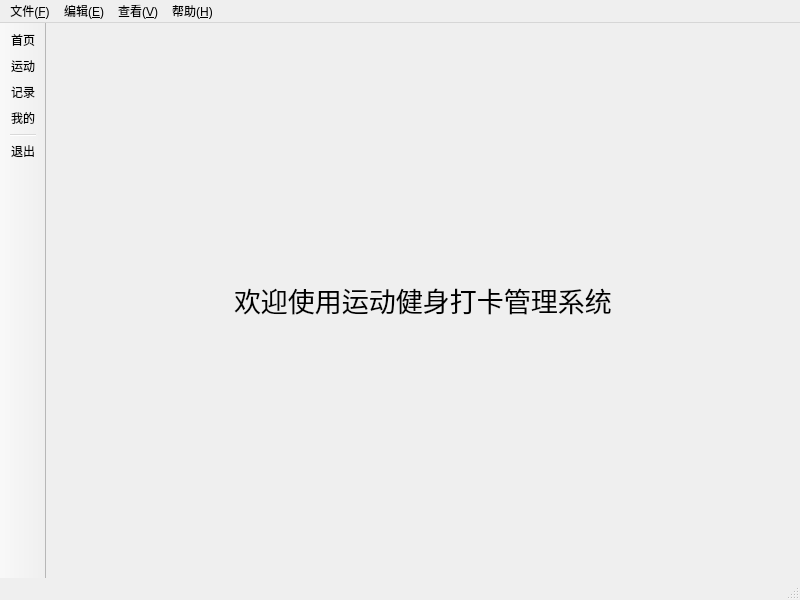
<?xml version="1.0" encoding="UTF-8"?>
<ui version="4.0">
 <class>UserMainWindow</class>
 <widget class="QMainWindow" name="UserMainWindow">
  <property name="geometry">
   <rect>
    <x>0</x>
    <y>0</y>
    <width>800</width>
    <height>600</height>
   </rect>
  </property>
  <property name="windowTitle">
   <string>运动健身打卡管理系统</string>
  </property>
  <widget class="QWidget" name="centralwidget">
   <layout class="QHBoxLayout" name="horizontalLayout">
    <item>
     <widget class="QStackedWidget" name="stackedWidget">
      <property name="currentIndex">
       <number>0</number>
      </property>
      <widget class="QWidget" name="page">
       <layout class="QHBoxLayout" name="horizontalLayout_3">
        <item>
         <widget class="QLabel" name="label">
          <property name="sizePolicy">
           <sizepolicy hsizetype="Fixed" vsizetype="Fixed">
            <horstretch>0</horstretch>
            <verstretch>0</verstretch>
           </sizepolicy>
          </property>
          <property name="font">
           <font>
            <family>微软雅黑 Light</family>
            <pointsize>20</pointsize>
           </font>
          </property>
          <property name="text">
           <string>欢迎使用运动健身打卡管理系统</string>
          </property>
         </widget>
        </item>
       </layout>
      </widget>
      <widget class="QWidget" name="page_2">
       <layout class="QHBoxLayout" name="horizontalLayout_15">
        <item>
         <spacer name="horizontalSpacer_9">
          <property name="orientation">
           <enum>Qt::Horizontal</enum>
          </property>
          <property name="sizeType">
           <enum>QSizePolicy::Fixed</enum>
          </property>
          <property name="sizeHint" stdset="0">
           <size>
            <width>40</width>
            <height>20</height>
           </size>
          </property>
         </spacer>
        </item>
        <item>
         <layout class="QVBoxLayout" name="verticalLayout_5">
          <item>
           <layout class="QHBoxLayout" name="horizontalLayout_12">
            <item>
             <widget class="QLabel" name="label_7">
              <property name="sizePolicy">
               <sizepolicy hsizetype="Fixed" vsizetype="Preferred">
                <horstretch>0</horstretch>
                <verstretch>0</verstretch>
               </sizepolicy>
              </property>
              <property name="text">
               <string>请选择运动类别：</string>
              </property>
             </widget>
            </item>
            <item>
             <widget class="QComboBox" name="comboBoxSport">
              <property name="minimumSize">
               <size>
                <width>80</width>
                <height>0</height>
               </size>
              </property>
              <property name="font">
               <font>
                <kerning>true</kerning>
               </font>
              </property>
             </widget>
            </item>
            <item>
             <spacer name="horizontalSpacer_11">
              <property name="orientation">
               <enum>Qt::Horizontal</enum>
              </property>
              <property name="sizeType">
               <enum>QSizePolicy::Expanding</enum>
              </property>
              <property name="sizeHint" stdset="0">
               <size>
                <width>450</width>
                <height>20</height>
               </size>
              </property>
             </spacer>
            </item>
           </layout>
          </item>
          <item>
           <spacer name="verticalSpacer_13">
            <property name="orientation">
             <enum>Qt::Vertical</enum>
            </property>
            <property name="sizeType">
             <enum>QSizePolicy::Fixed</enum>
            </property>
            <property name="sizeHint" stdset="0">
             <size>
              <width>20</width>
              <height>40</height>
             </size>
            </property>
           </spacer>
          </item>
          <item>
           <widget class="QGroupBox" name="groupBox">
            <property name="title">
             <string>运动总时长（时： 分： 秒）</string>
            </property>
            <layout class="QHBoxLayout" name="horizontalLayout_6">
             <item>
              <widget class="QLCDNumber" name="lcdNumber">
               <property name="digitCount">
                <number>8</number>
               </property>
              </widget>
             </item>
            </layout>
           </widget>
          </item>
          <item>
           <spacer name="verticalSpacer_14">
            <property name="orientation">
             <enum>Qt::Vertical</enum>
            </property>
            <property name="sizeType">
             <enum>QSizePolicy::Fixed</enum>
            </property>
            <property name="sizeHint" stdset="0">
             <size>
              <width>20</width>
              <height>40</height>
             </size>
            </property>
           </spacer>
          </item>
          <item>
           <layout class="QHBoxLayout" name="horizontalLayout_13">
            <item>
             <spacer name="horizontalSpacer_15">
              <property name="orientation">
               <enum>Qt::Horizontal</enum>
              </property>
              <property name="sizeType">
               <enum>QSizePolicy::Fixed</enum>
              </property>
              <property name="sizeHint" stdset="0">
               <size>
                <width>40</width>
                <height>20</height>
               </size>
              </property>
             </spacer>
            </item>
            <item>
             <widget class="QPushButton" name="pushButtonBegin">
              <property name="enabled">
               <bool>true</bool>
              </property>
              <property name="text">
               <string>开始运动</string>
              </property>
             </widget>
            </item>
            <item>
             <spacer name="horizontalSpacer_16">
              <property name="orientation">
               <enum>Qt::Horizontal</enum>
              </property>
              <property name="sizeType">
               <enum>QSizePolicy::Fixed</enum>
              </property>
              <property name="sizeHint" stdset="0">
               <size>
                <width>40</width>
                <height>20</height>
               </size>
              </property>
             </spacer>
            </item>
           </layout>
          </item>
          <item>
           <layout class="QHBoxLayout" name="horizontalLayout_14">
            <item>
             <spacer name="horizontalSpacer_17">
              <property name="orientation">
               <enum>Qt::Horizontal</enum>
              </property>
              <property name="sizeType">
               <enum>QSizePolicy::Fixed</enum>
              </property>
              <property name="sizeHint" stdset="0">
               <size>
                <width>40</width>
                <height>20</height>
               </size>
              </property>
             </spacer>
            </item>
            <item>
             <widget class="QPushButton" name="pushButtonSuspend">
              <property name="enabled">
               <bool>true</bool>
              </property>
              <property name="text">
               <string>暂停运动</string>
              </property>
             </widget>
            </item>
            <item>
             <spacer name="horizontalSpacer_18">
              <property name="orientation">
               <enum>Qt::Horizontal</enum>
              </property>
              <property name="sizeType">
               <enum>QSizePolicy::Fixed</enum>
              </property>
              <property name="sizeHint" stdset="0">
               <size>
                <width>40</width>
                <height>20</height>
               </size>
              </property>
             </spacer>
            </item>
           </layout>
          </item>
          <item>
           <layout class="QHBoxLayout" name="horizontalLayout_7">
            <item>
             <spacer name="horizontalSpacer_13">
              <property name="orientation">
               <enum>Qt::Horizontal</enum>
              </property>
              <property name="sizeType">
               <enum>QSizePolicy::Fixed</enum>
              </property>
              <property name="sizeHint" stdset="0">
               <size>
                <width>40</width>
                <height>20</height>
               </size>
              </property>
             </spacer>
            </item>
            <item>
             <widget class="QPushButton" name="pushButtonEnd">
              <property name="enabled">
               <bool>true</bool>
              </property>
              <property name="sizePolicy">
               <sizepolicy hsizetype="Minimum" vsizetype="Fixed">
                <horstretch>0</horstretch>
                <verstretch>0</verstretch>
               </sizepolicy>
              </property>
              <property name="text">
               <string>结束运动</string>
              </property>
             </widget>
            </item>
            <item>
             <spacer name="horizontalSpacer_12">
              <property name="orientation">
               <enum>Qt::Horizontal</enum>
              </property>
              <property name="sizeType">
               <enum>QSizePolicy::Fixed</enum>
              </property>
              <property name="sizeHint" stdset="0">
               <size>
                <width>40</width>
                <height>20</height>
               </size>
              </property>
             </spacer>
            </item>
            <item>
             <widget class="QPushButton" name="pushButtonContinue">
              <property name="enabled">
               <bool>true</bool>
              </property>
              <property name="text">
               <string>继续运动</string>
              </property>
             </widget>
            </item>
            <item>
             <spacer name="horizontalSpacer_14">
              <property name="orientation">
               <enum>Qt::Horizontal</enum>
              </property>
              <property name="sizeType">
               <enum>QSizePolicy::Fixed</enum>
              </property>
              <property name="sizeHint" stdset="0">
               <size>
                <width>40</width>
                <height>20</height>
               </size>
              </property>
             </spacer>
            </item>
           </layout>
          </item>
         </layout>
        </item>
        <item>
         <spacer name="horizontalSpacer_10">
          <property name="orientation">
           <enum>Qt::Horizontal</enum>
          </property>
          <property name="sizeType">
           <enum>QSizePolicy::Fixed</enum>
          </property>
          <property name="sizeHint" stdset="0">
           <size>
            <width>40</width>
            <height>20</height>
           </size>
          </property>
         </spacer>
        </item>
       </layout>
      </widget>
      <widget class="QWidget" name="page_3">
       <layout class="QHBoxLayout" name="horizontalLayout_16">
        <item>
         <widget class="QTableView" name="tableView"/>
        </item>
       </layout>
      </widget>
      <widget class="QWidget" name="page_4">
       <layout class="QHBoxLayout" name="horizontalLayout_2">
        <item>
         <spacer name="horizontalSpacer_3">
          <property name="orientation">
           <enum>Qt::Horizontal</enum>
          </property>
          <property name="sizeHint" stdset="0">
           <size>
            <width>40</width>
            <height>20</height>
           </size>
          </property>
         </spacer>
        </item>
        <item>
         <layout class="QVBoxLayout" name="verticalLayout">
          <item>
           <spacer name="verticalSpacer">
            <property name="orientation">
             <enum>Qt::Vertical</enum>
            </property>
            <property name="sizeHint" stdset="0">
             <size>
              <width>20</width>
              <height>40</height>
             </size>
            </property>
           </spacer>
          </item>
          <item>
           <layout class="QFormLayout" name="formLayout">
            <item row="0" column="0">
             <widget class="QLabel" name="label_3">
              <property name="text">
               <string>昵称：</string>
              </property>
              <property name="buddy">
               <cstring>lineEditUserName</cstring>
              </property>
             </widget>
            </item>
            <item row="0" column="1">
             <widget class="QLineEdit" name="lineEditUserName">
              <property name="enabled">
               <bool>false</bool>
              </property>
             </widget>
            </item>
            <item row="1" column="0">
             <widget class="QLabel" name="label_4">
              <property name="text">
               <string>性别：</string>
              </property>
              <property name="buddy">
               <cstring>comboBoxGender</cstring>
              </property>
             </widget>
            </item>
            <item row="1" column="1">
             <widget class="QComboBox" name="comboBoxGender">
              <item>
               <property name="text">
                <string/>
               </property>
              </item>
              <item>
               <property name="text">
                <string>男</string>
               </property>
              </item>
              <item>
               <property name="text">
                <string>女</string>
               </property>
              </item>
             </widget>
            </item>
            <item row="2" column="0">
             <widget class="QLabel" name="label_5">
              <property name="text">
               <string>手机号：</string>
              </property>
              <property name="buddy">
               <cstring>lineEditPhone</cstring>
              </property>
             </widget>
            </item>
            <item row="2" column="1">
             <widget class="QLineEdit" name="lineEditPhone">
              <property name="inputMethodHints">
               <set>Qt::ImhDigitsOnly</set>
              </property>
              <property name="inputMask">
               <string/>
              </property>
             </widget>
            </item>
            <item row="3" column="0">
             <widget class="QLabel" name="label_6">
              <property name="text">
               <string>注册时间：</string>
              </property>
             </widget>
            </item>
            <item row="3" column="1">
             <widget class="QDateEdit" name="dateEdit">
              <property name="enabled">
               <bool>false</bool>
              </property>
              <property name="buttonSymbols">
               <enum>QAbstractSpinBox::NoButtons</enum>
              </property>
              <property name="displayFormat">
               <string>yyyy-MM-dd</string>
              </property>
             </widget>
            </item>
           </layout>
          </item>
          <item>
           <spacer name="verticalSpacer_4">
            <property name="orientation">
             <enum>Qt::Vertical</enum>
            </property>
            <property name="sizeType">
             <enum>QSizePolicy::Fixed</enum>
            </property>
            <property name="sizeHint" stdset="0">
             <size>
              <width>20</width>
              <height>40</height>
             </size>
            </property>
           </spacer>
          </item>
          <item>
           <widget class="QPushButton" name="pushButtonSave">
            <property name="text">
             <string>保存</string>
            </property>
           </widget>
          </item>
          <item>
           <widget class="QPushButton" name="pushButtonRestore">
            <property name="text">
             <string>还原</string>
            </property>
           </widget>
          </item>
          <item>
           <widget class="QPushButton" name="pushButtonResetPassword">
            <property name="text">
             <string>重置密码</string>
            </property>
           </widget>
          </item>
          <item>
           <spacer name="verticalSpacer_2">
            <property name="orientation">
             <enum>Qt::Vertical</enum>
            </property>
            <property name="sizeHint" stdset="0">
             <size>
              <width>20</width>
              <height>40</height>
             </size>
            </property>
           </spacer>
          </item>
         </layout>
        </item>
        <item>
         <spacer name="horizontalSpacer_4">
          <property name="orientation">
           <enum>Qt::Horizontal</enum>
          </property>
          <property name="sizeHint" stdset="0">
           <size>
            <width>40</width>
            <height>20</height>
           </size>
          </property>
         </spacer>
        </item>
       </layout>
      </widget>
      <widget class="QWidget" name="page_6">
       <layout class="QHBoxLayout" name="horizontalLayout_4">
        <item>
         <spacer name="horizontalSpacer">
          <property name="orientation">
           <enum>Qt::Horizontal</enum>
          </property>
          <property name="sizeHint" stdset="0">
           <size>
            <width>232</width>
            <height>20</height>
           </size>
          </property>
         </spacer>
        </item>
        <item>
         <layout class="QVBoxLayout" name="verticalLayout_2">
          <item>
           <spacer name="verticalSpacer_3">
            <property name="orientation">
             <enum>Qt::Vertical</enum>
            </property>
            <property name="sizeHint" stdset="0">
             <size>
              <width>20</width>
              <height>40</height>
             </size>
            </property>
           </spacer>
          </item>
          <item>
           <widget class="QLineEdit" name="lineEditPassword">
            <property name="echoMode">
             <enum>QLineEdit::Password</enum>
            </property>
            <property name="placeholderText">
             <string>请输入新密码</string>
            </property>
           </widget>
          </item>
          <item>
           <spacer name="verticalSpacer_6">
            <property name="orientation">
             <enum>Qt::Vertical</enum>
            </property>
            <property name="sizeType">
             <enum>QSizePolicy::Fixed</enum>
            </property>
            <property name="sizeHint" stdset="0">
             <size>
              <width>20</width>
              <height>50</height>
             </size>
            </property>
           </spacer>
          </item>
          <item>
           <widget class="QPushButton" name="pushButtonOk">
            <property name="text">
             <string>确定</string>
            </property>
           </widget>
          </item>
          <item>
           <spacer name="verticalSpacer_5">
            <property name="orientation">
             <enum>Qt::Vertical</enum>
            </property>
            <property name="sizeHint" stdset="0">
             <size>
              <width>20</width>
              <height>40</height>
             </size>
            </property>
           </spacer>
          </item>
         </layout>
        </item>
        <item>
         <spacer name="horizontalSpacer_2">
          <property name="orientation">
           <enum>Qt::Horizontal</enum>
          </property>
          <property name="sizeHint" stdset="0">
           <size>
            <width>232</width>
            <height>20</height>
           </size>
          </property>
         </spacer>
        </item>
       </layout>
      </widget>
     </widget>
    </item>
   </layout>
  </widget>
  <widget class="QMenuBar" name="menubar">
   <property name="geometry">
    <rect>
     <x>0</x>
     <y>0</y>
     <width>800</width>
     <height>21</height>
    </rect>
   </property>
   <widget class="QMenu" name="menu">
    <property name="title">
     <string>文件(&amp;F)</string>
    </property>
    <addaction name="actionExit"/>
   </widget>
   <widget class="QMenu" name="menu_2">
    <property name="title">
     <string>编辑(&amp;E)</string>
    </property>
    <addaction name="actionProfile"/>
    <addaction name="actionResetPassword"/>
   </widget>
   <widget class="QMenu" name="menu_3">
    <property name="title">
     <string>查看(&amp;V)</string>
    </property>
    <addaction name="actionRecord"/>
   </widget>
   <widget class="QMenu" name="menu_4">
    <property name="title">
     <string>帮助(&amp;H)</string>
    </property>
    <addaction name="actionAbout"/>
   </widget>
   <addaction name="menu"/>
   <addaction name="menu_2"/>
   <addaction name="menu_3"/>
   <addaction name="menu_4"/>
  </widget>
  <widget class="QStatusBar" name="statusbar"/>
  <widget class="QToolBar" name="toolBar">
   <property name="sizePolicy">
    <sizepolicy hsizetype="Fixed" vsizetype="Preferred">
     <horstretch>0</horstretch>
     <verstretch>0</verstretch>
    </sizepolicy>
   </property>
   <property name="windowTitle">
    <string>toolBar</string>
   </property>
   <property name="movable">
    <bool>false</bool>
   </property>
   <property name="allowedAreas">
    <set>Qt::LeftToolBarArea</set>
   </property>
   <attribute name="toolBarArea">
    <enum>LeftToolBarArea</enum>
   </attribute>
   <attribute name="toolBarBreak">
    <bool>false</bool>
   </attribute>
   <addaction name="actionHome"/>
   <addaction name="actionSport"/>
   <addaction name="actionRecord"/>
   <addaction name="actionMe"/>
   <addaction name="separator"/>
   <addaction name="actionExit"/>
  </widget>
  <action name="actionExit">
   <property name="text">
    <string>退出</string>
   </property>
   <property name="shortcut">
    <string>Ctrl+D</string>
   </property>
  </action>
  <action name="actionAbout">
   <property name="text">
    <string>关于</string>
   </property>
  </action>
  <action name="actionProfile">
   <property name="text">
    <string>个人资料</string>
   </property>
  </action>
  <action name="actionResetPassword">
   <property name="text">
    <string>重置密码</string>
   </property>
   <property name="iconText">
    <string>重置密码</string>
   </property>
   <property name="toolTip">
    <string>重置密码</string>
   </property>
  </action>
  <action name="actionMe">
   <property name="text">
    <string>我的</string>
   </property>
   <property name="menuRole">
    <enum>QAction::NoRole</enum>
   </property>
  </action>
  <action name="actionHome">
   <property name="text">
    <string>首页</string>
   </property>
   <property name="menuRole">
    <enum>QAction::NoRole</enum>
   </property>
  </action>
  <action name="actionRecord">
   <property name="text">
    <string>记录</string>
   </property>
  </action>
  <action name="actionSport">
   <property name="text">
    <string>运动</string>
   </property>
   <property name="menuRole">
    <enum>QAction::NoRole</enum>
   </property>
  </action>
 </widget>
 <tabstops>
  <tabstop>lineEditUserName</tabstop>
  <tabstop>comboBoxGender</tabstop>
  <tabstop>lineEditPhone</tabstop>
  <tabstop>pushButtonSave</tabstop>
  <tabstop>pushButtonResetPassword</tabstop>
 </tabstops>
 <resources/>
 <connections>
  <connection>
   <sender>actionExit</sender>
   <signal>triggered()</signal>
   <receiver>UserMainWindow</receiver>
   <slot>close()</slot>
   <hints>
    <hint type="sourcelabel">
     <x>-1</x>
     <y>-1</y>
    </hint>
    <hint type="destinationlabel">
     <x>399</x>
     <y>299</y>
    </hint>
   </hints>
  </connection>
  <connection>
   <sender>actionMe</sender>
   <signal>triggered()</signal>
   <receiver>actionProfile</receiver>
   <slot>trigger()</slot>
   <hints>
    <hint type="sourcelabel">
     <x>-1</x>
     <y>-1</y>
    </hint>
    <hint type="destinationlabel">
     <x>-1</x>
     <y>-1</y>
    </hint>
   </hints>
  </connection>
  <connection>
   <sender>actionResetPassword</sender>
   <signal>triggered()</signal>
   <receiver>pushButtonResetPassword</receiver>
   <slot>click()</slot>
   <hints>
    <hint type="sourcelabel">
     <x>-1</x>
     <y>-1</y>
    </hint>
    <hint type="destinationlabel">
     <x>422</x>
     <y>409</y>
    </hint>
   </hints>
  </connection>
 </connections>
</ui>
